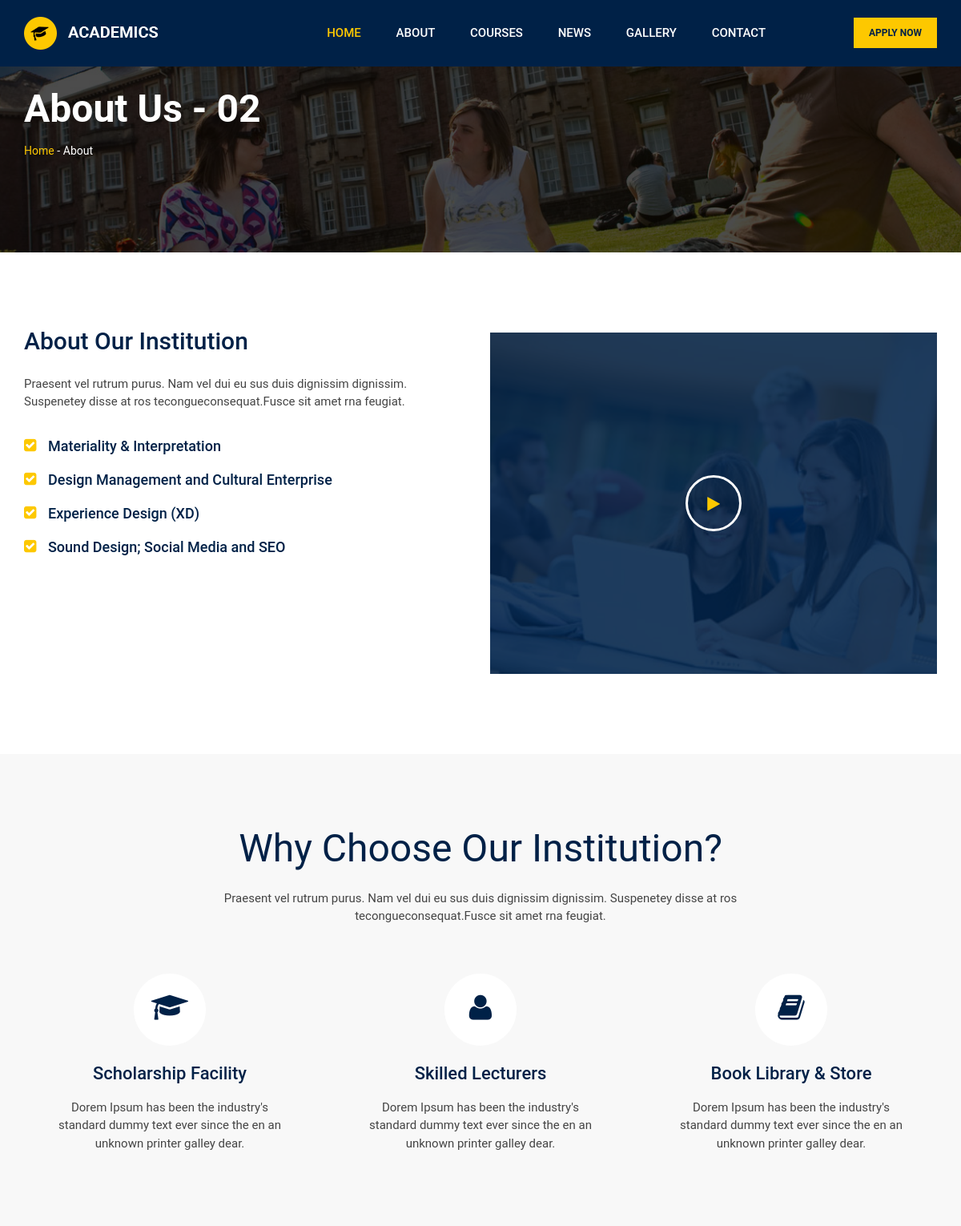
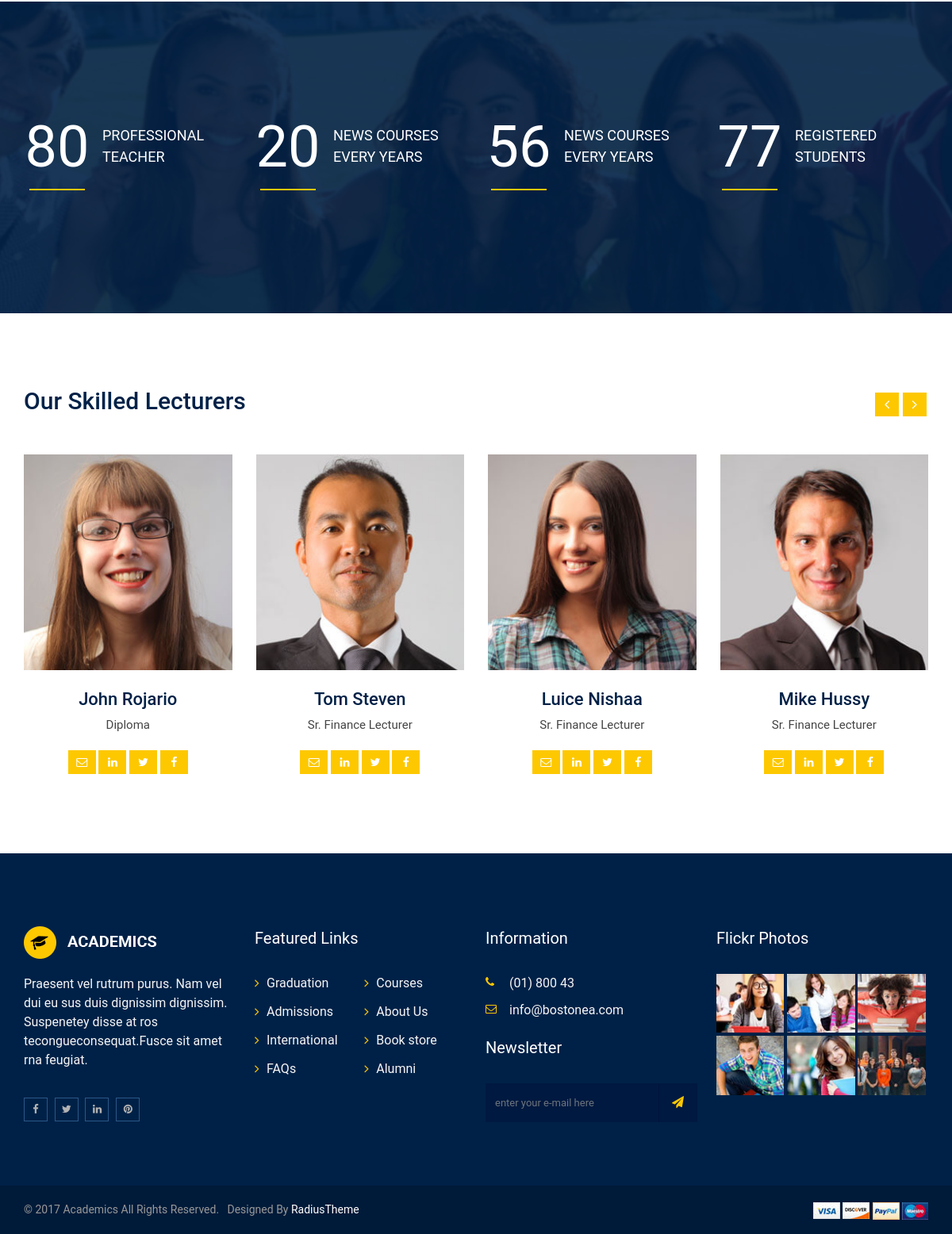
The page /about/ on the database its author committed (2 pictures, top to bottom).
### home/models.py (models this page shows, shortened)
class Institution(models.Model):
    insti_name = models.CharField(max_length=100)
    insti_logo = models.ImageField(upload_to='institute/', blank=True, null=True)
    insti_description = models.TextField(blank=True, null=True)
    insti_phone = models.CharField(max_length=11, blank=True, null=True)
    insti_address = models.CharField(max_length=11)
    insti_email = models.EmailField()
    insti_facebook = models.URLField(max_length=200, blank=True, null=True)
    insti_twitter = models.URLField(max_length=200, blank=True, null=True)
    insti_linkdin = models.URLField(max_length=200, blank=True, null=True)
    insti_pinterest = models.URLField(max_length=200, blank=True, null=True)

### academics/models.py (models this page shows, shortened)
class Lecturers(models.Model):
    name = models.CharField(max_length=50)
    designation = models.CharField(max_length=20)
    department = models.CharField(max_length=20)
    phone = models.CharField(max_length=11)
    image = models.ImageField(upload_to='lecturers/')
    about = models.TextField()
    qualification = models.TextField()
    email = models.EmailField()
    linkdin = models.URLField(max_length=200, blank=True, null=True)
    twetter = models.URLField(max_length=200, blank=True, null=True)
    facebook = models.URLField(max_length=200, blank=True, null=True)

### home/views.py (the view)
# urls.py: path('about/', views.about, name='about'),
def about(request):
    lecturers = Lecturers.objects.all()
    context = {
        'lecturers':lecturers
    }
    return render(request, 'pages/about.html', context)

### templates/pages/about.html (shortened to what this page needs)
{% extends 'base.html' %}
{% load static %}
{% block content %}
    <div class="inner-page-banner-area" style="background-image: url('../../static/img/banner/5.jpg');">
        <div class="container">
            <div class="pagination-area">
                <h1>About us - 02</h1>
                <ul>
                    <li><a href="#">Home</a> -</li>
                    <li>About</li>
                </ul>
            </div>
        </div>
    </div>
    <div class="about-page2-area">
        <div class="container">
            <div class="row about-page2-inner">
                <div class="col-xl-6 col-lg-6 col-md-6 col-sm-12">
                    <h2 class="title-default-left">About Our Institution</h2>
                    <p>{{ institute.insti_description }}</p>
                    <ul>
                        <li><a href="#">Materiality & Interpretation</a></li>
                        <li><a href="#">Design Management and Cultural Enterprise</a></li>
                        <li><a href="#">Experience Design (XD)</a></li>
                        <li><a href="#">Sound Design; Social Media and SEO</a></li>
                    </ul>
                </div>
                <div class="col-xl-6 col-lg-6 col-md-6 col-sm-12">
                    <div class="video-area2 overlay-video bg-common-style video-margin-top"
                         style="background-image: url('img/banner/6.jpg');">
                        <div class="video-content">
                            <a class="play-btn popup-youtube" href="http://www.youtube.com/watch?v=1iIZeIy7TqM"><i
                                    class="fa fa-play" aria-hidden="true"></i></a>
                        </div>
                    </div>
                </div>
            </div>
        </div>
    </div>
    <div class="why-choose-area">
        <div class="container">
            <h2 class="about-title">Why Choose Our Institution?</h2>
            <p class="about-sub-title">{{ institute.insti_description }}</p>
        </div>
        <div class="container">
            <div class="row">
                <div class="col-xl-4 col-lg-4 col-md-4 col-sm-12">
                    <div class="service-box4">
                        <div class="service-box-icon">
                            <a href="#"><i class="fa fa-graduation-cap" aria-hidden="true"></i></a>
                        </div>
                        <h3><a href="#">Scholarship Facility</a></h3>
                        <p>Dorem Ipsum has been the industry's standard dummy text ever since the en an unknown printer
                            galley dear.</p>
                    </div>
                </div>
                <div class="col-xl-4 col-lg-4 col-md-4 col-sm-12">
                    <div class="service-box4">
                        <div class="service-box-icon">
                            <a href="#"><i class="fa fa-user" aria-hidden="true"></i></a>
                        </div>
                        <h3><a href="#">Skilled Lecturers</a></h3>
                        <p>Dorem Ipsum has been the industry's standard dummy text ever since the en an unknown printer
                            galley dear.</p>
                    </div>
                </div>
                <div class="col-xl-4 col-lg-4 col-md-4 col-sm-12">
                    <div class="service-box4">
                        <div class="service-box-icon">
                            <a href="#"><i class="fa fa-book" aria-hidden="true"></i></a>
                        </div>
                        <h3><a href="#">Book Library & Store</a></h3>
                        <p>Dorem Ipsum has been the industry's standard dummy text ever since the en an unknown printer
                            galley dear.</p>
                    </div>
                </div>
            </div>
        </div>
    </div>
    <div class="counter-area bg-primary-deep" style="background-image: url('../../static/img/banner/4.jpg');">
        <div class="container">
            <div class="row">
                <div class="col-xl-3 col-lg-3 col-md-6 col-sm-12 counter1-box wow fadeInUp" data-wow-duration=".5s"
                     data-wow-delay=".20s">
                    <h2 class="about-counter title-bar-counter" data-num="80">80</h2>
                    <p>PROFESSIONAL TEACHER</p>
                </div>
                <div class="col-xl-3 col-lg-3 col-md-6 col-sm-12 counter1-box wow fadeInUp" data-wow-duration=".5s"
                     data-wow-delay=".40s">
                    <h2 class="about-counter title-bar-counter" data-num="20">20</h2>
                    <p>NEWS COURSES EVERY YEARS</p>
                </div>
                <div class="col-xl-3 col-lg-3 col-md-6 col-sm-12 counter1-box wow fadeInUp" data-wow-duration=".5s"
                     data-wow-delay=".60s">
                    <h2 class="about-counter title-bar-counter" data-num="56">56</h2>
                    <p>NEWS COURSES EVERY YEARS</p>
                </div>
                <div class="col-xl-3 col-lg-3 col-md-6 col-sm-12 counter1-box wow fadeInUp" data-wow-duration=".5s"
                     data-wow-delay=".80s">
                    <h2 class="about-counter title-bar-counter" data-num="77">77</h2>
                    <p>REGISTERED STUDENTS</p>
                </div>
            </div>
        </div>
    </div>
    <div class="lecturers-area">
        <div class="container">
            <h2 class="title-default-left">Our Skilled Lecturers</h2>
        </div>
        <div class="container">
            <div class="rc-carousel" data-loop="true" data-items="4" data-margin="30" data-autoplay="true"
                 data-autoplay-timeout="10000" data-smart-speed="2000" data-dots="false" data-nav="true"
                 data-nav-speed="false" data-r-x-small="1" data-r-x-small-nav="true" data-r-x-small-dots="false"
                 data-r-x-medium="2" data-r-x-medium-nav="true" data-r-x-medium-dots="false" data-r-small="3"
                 data-r-small-nav="true" data-r-small-dots="false" data-r-medium="4" data-r-medium-nav="true"
                 data-r-medium-dots="false" data-r-large="4" data-r-large-nav="true" data-r-large-dots="false">
                {% for lecturer in lecturers %}
                 <div class="single-item">
                    <div class="single-item-wrapper">
                        <div class="lecturers-img-wrapper">
                            <a href="#"><img class="img-responsive" src="{{ lecturer.image.url }}" alt="team"></a>
                        </div>
                        <div class="lecturers-content-wrapper">
                            <h3 class="item-title"><a href="#">{{ lecturer.name }}</a></h3>
                            <span class="item-designation">{{ lecturer.designation }}</span>
                            <ul class="lecturers-social">
                                <li><a href="{{ lecturer.email }}"><i class="fa fa-envelope-o" aria-hidden="true"></i></a></li>
                                <li><a href="{{ lecturer.linkdin }}"><i class="fa fa-linkedin" aria-hidden="true"></i></a></li>
                                <li><a href="{{ lecturer.twetter }}"><i class="fa fa-twitter" aria-hidden="true"></i></a></li>
                                <li><a href="{{ lecturer.facebook }}"><i class="fa fa-facebook" aria-hidden="true"></i></a></li>
                            </ul>
                        </div>
                    </div>
                </div>
                {% endfor %}
            </div>
        </div>
    </div>
{% endblock %}

### templates/base.html (shortened to what this page needs)
<!doctype html>
<html class="no-js" lang="">
{% load static %}
<head>
    {% include 'src/css.html' %}
</head>
<body>
<div id="wrapper">
    <header>
    {% include 'section/header.html' %}
    </header>
    {% block content %}
    {% endblock %}
    <footer>
        <div class="footer-area-top">
            <div class="container">
                <div class="row">
                    <div class="col-xl-3 col-lg-3 col-md-6 col-sm-12">
                        <div class="footer-box">
                            <a href="{% url 'home' %}"><img class="img-responsive" src="{{ institute.insti_logo.url }}" alt="logo"></a>
                            <div class="footer-about">
                                <p>{{ institute.insti_description }}</p>
                            </div>
                            <ul class="footer-social">
                                <li><a href="{{ institute.insti_facebook }}"><i class="fa fa-facebook" aria-hidden="true"></i></a></li>
                                <li><a href="{{ institute.insti_twitter }}"><i class="fa fa-twitter" aria-hidden="true"></i></a></li>
                                <li><a href="{{ institute.insti_linkdin }}"><i class="fa fa-linkedin" aria-hidden="true"></i></a></li>
                                <li><a href="{{ institute.insti_pinteres }}"><i class="fa fa-pinterest" aria-hidden="true"></i></a></li>
                            </ul>
                        </div>
                    </div>
                    <div class="col-xl-3 col-lg-3 col-md-6 col-sm-12">
                        <div class="footer-box">
                            <h3>Featured Links</h3>
                            <ul class="featured-links">
                                <li>
                                    <ul>
                                        <li><a href="#">Graduation</a></li>
                                        <li><a href="#">Admissions</a></li>
                                        <li><a href="#">International</a></li>
                                        <li><a href="#">FAQs</a></li>
                                    </ul>
                                </li>
                                <li>
                                    <ul>
                                        <li><a href="#">Courses</a></li>
                                        <li><a href="#">About Us</a></li>
                                        <li><a href="#">Book store</a></li>
                                        <li><a href="#">Alumni</a></li>
                                    </ul>
                                </li>
                            </ul>
                        </div>
                    </div>
                    <div class="col-xl-3 col-lg-3 col-md-6 col-sm-12">
                        <div class="footer-box">
                            <h3>Information</h3>
                            <ul class="corporate-address">
                                <li><i class="fa fa-phone" aria-hidden="true"></i><a href="Phone(01)800433633.html">
                                    {{ institute.insti_phone }} </a></li>
                                <li><i class="fa fa-envelope-o" aria-hidden="true"></i>{{ institute.insti_email }}</li>
                            </ul>
                            <div class="newsletter-area">
                                <h3>Newsletter</h3>
                                <form action="{% url 'newsletter' %}" method="POST">
                                    <div class="input-group stylish-input-group">
                                        <input type="text" name="mail" placeholder="Enter your e-mail here" class="form-control">
                                        <span class="input-group-addon">
                                            <button type="submit">
                                                <i class="fa fa-paper-plane" aria-hidden="true"></i>
                                            </button>
                                        </span>
                                    </div>
                                </form>
                            </div>
                        </div>
                    </div>
                    <div class="col-xl-3 col-lg-3 col-md-6 col-sm-12">
                        <div class="footer-box">
                            <h3>Flickr Photos</h3>
                            <ul class="flickr-photos">
                                <li>
                                    <a href="#"><img class="img-responsive" src="{% static 'img/footer/1.jpg' %}" alt="flickr"></a>
                                </li>
                                <li>
                                    <a href="#"><img class="img-responsive" src="{% static 'img/footer/2.jpg' %}" alt="flickr"></a>
                                </li>
                                <li>
                                    <a href="#"><img class="img-responsive" src="{% static 'img/footer/3.jpg' %}" alt="flickr"></a>
                                </li>
                                <li>
                                    <a href="#"><img class="img-responsive" src="{% static 'img/footer/4.jpg' %}" alt="flickr"></a>
                                </li>
                                <li>
                                    <a href="#"><img class="img-responsive" src="{% static 'img/footer/5.jpg' %}" alt="flickr"></a>
                                </li>
                                <li>
                                    <a href="#"><img class="img-responsive" src="{% static 'img/footer/6.jpg' %}" alt="flickr"></a>
                                </li>
                            </ul>
                        </div>
                    </div>
                </div>
            </div>
        </div>
        <div class="footer-area-bottom">
            <div class="container">
                <div class="row">
                    <div class="col-xl-8 col-lg-8 col-md-8 col-sm-12">
                        <p>&copy; 2017 Academics All Rights Reserved. &nbsp; Designed by<a target="_blank"
                                                                                           href="https://www.radiustheme.com/"
                                                                                           rel="nofollow">
                            RadiusTheme</a></p>
                    </div>
                    <div class="col-xl-4 col-lg-4 col-md-4 col-sm-12">
                        <ul class="payment-method">
                            <li>
                                <a href="#"><img alt="payment-method" src="{% static 'img/payment-method1.jpg' %}"></a>
                            </li>
                            <li>
                                <a href="#"><img alt="payment-method" src="{% static 'img/payment-method2.jpg' %}"></a>
                            </li>
                            <li>
                                <a href="#"><img alt="payment-method" src="{% static 'img/payment-method3.jpg' %}"></a>
                            </li>
                            <li>
                                <a href="#"><img alt="payment-method" src="{% static 'img/payment-method4.jpg' %}"></a>
                            </li>
                        </ul>
                    </div>
                </div>
            </div>
        </div>
    </footer>
</div>
</body>
</html>

### rows shown on the page
Institution: insti_description "Praesent vel rutrum purus. Nam vel dui eu sus duis dignissim dignissim. Suspenetey disse at ros tecongueconsequat.Fusce sit amet rna feugiat.", insti_logo (picture), insti_phone "(01) 800 43", insti_email "info@bostonea.com"
Lecturers: image (picture), name "John Rojario", designation "Diploma"
Lecturers: image (picture), name "Tom Steven", designation "Sr. Finance Lecturer"
Lecturers: image (picture), name "Luice Nishaa", designation "Sr. Finance Lecturer"
Lecturers: image (picture), name "Mike Hussy", designation "Sr. Finance Lecturer"
